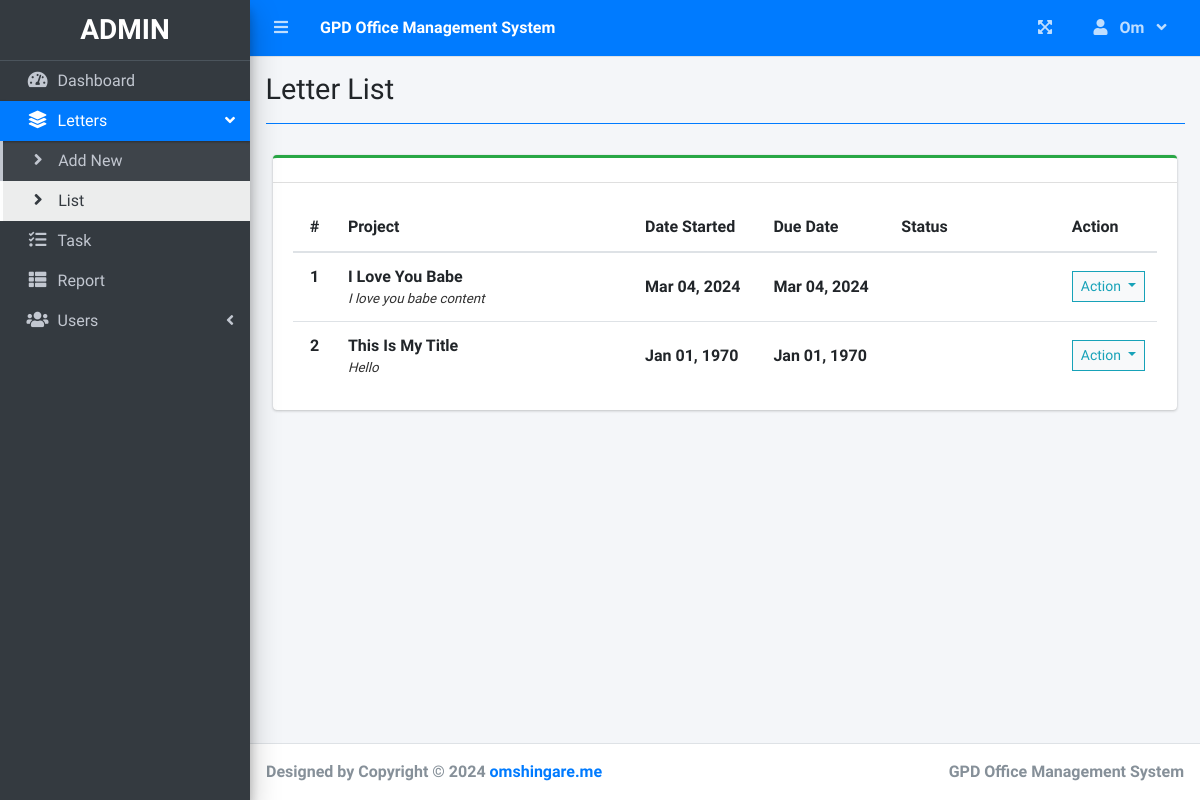
The app's page /index.php?page=letter_list (signed in), older data.
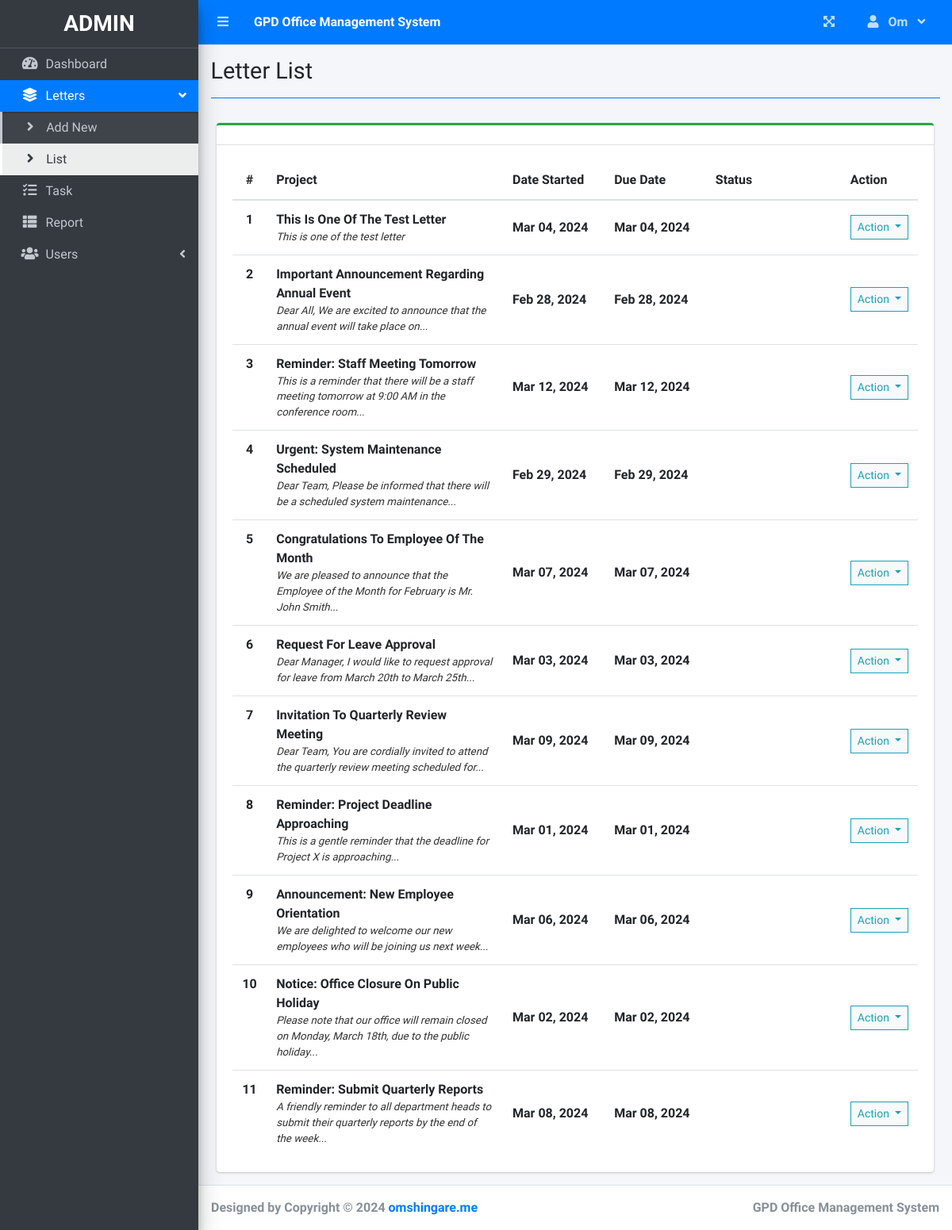
The same page, newer data.
### tables this page shows
CREATE TABLE `gpd_letters` (
  `letter_id` int(11) NOT NULL,
  `letter_creator_user_id` int(11) NOT NULL,
  `letter_title` text NOT NULL,
  `letter_content` text NOT NULL,
  `letter_status` int(11) DEFAULT 1,
  `letter_hod_remarks` text DEFAULT NULL,
  `letter_lipik_remarks` text DEFAULT NULL,
  `letter_principal_remarks` text DEFAULT NULL,
  `letter_principal_approval_date` datetime DEFAULT NULL,
  `letter_lipik_approval_date` datetime DEFAULT NULL,
  `letter_hod_approval_date` datetime DEFAULT NULL,
  `letter_created_date` date DEFAULT NULL
);

### letter_list.php (the view, shortened to what this page needs)
<?php include'db_connect.php' ?>
<div class="col-lg-12">
	<div class="card card-outline card-success">
		<div class="card-header">
		</div>
		<div class="card-body">
			<table class="table tabe-hover table-condensed" id="list">
				<colgroup>
					<col width="5%">
					<col width="35%">
					<col width="15%">
					<col width="15%">
					<col width="20%">
					<col width="10%">
				</colgroup>
				<thead>
					<tr>
						<th class="text-center">#</th>
						<th>Project</th>
						<th>Date Started</th>
						<th>Due Date</th>
						<th>Status</th>
						<th>Action</th>
					</tr>
				</thead>
				<tbody>
					<?php
					 $i = 1;
					 $where = "";
					 $qry = $conn->query("SELECT * FROM gpd_letters $where order by letter_id asc");
					while($row= $qry->fetch_assoc()):
						$trans = get_html_translation_table(HTML_ENTITIES,ENT_QUOTES);
						unset($trans["\""], $trans["<"], $trans[">"], $trans["<h2"]);
						$desc = strtr(html_entity_decode($row['letter_content']),$trans);
						$desc=str_replace(array("<li>","</li>"), array("",", "), $desc);
					?>
					<tr>
						<th class="text-center"><?php echo $i++ ?></th>
						<td>
							<p><b><?php echo ucwords($row['letter_title']) ?></b></p>
							<p class="truncate"><?php echo strip_tags($desc) ?></p>
						</td>
						<td><b><?php echo date("M d, Y",strtotime($row['letter_created_date'])) ?></b></td>
						<td><b><?php echo date("M d, Y",strtotime($row['letter_created_date'])) ?></b></td>
						<td class="text-center">
						</td>
						<td class="text-center">
							<button type="button" class="btn btn-default btn-sm btn-flat border-info wave-effect text-info dropdown-toggle" data-toggle="dropdown" aria-expanded="true">
		                      Action
		                    </button>
						</td>
					</tr>
				<?php endwhile; ?>
				</tbody>
			</table>
		</div>
	</div>
</div>

Row changes from the older to the newer data that the page shows:
removed gpd_letters: letter_title "I Love You Babe", letter_content "I love you babe content", letter_created_date "Mar 04, 2024"
removed gpd_letters: letter_title "This Is My Title", letter_content "Hello", letter_created_date "Jan 01, 1970"
added gpd_letters: letter_title "This Is One Of The Test Letter", letter_content "This is one of the test letter", letter_created_date "Mar 04, 2024"
added gpd_letters: letter_title "Important Announcement Regarding Annual Event", letter_content "Dear All, We are excited to announce that the annual event will take place on...", letter_created_date "Feb 28, 2024"
added gpd_letters: letter_title "Reminder: Staff Meeting Tomorrow", letter_content "This is a reminder that there will be a staff meeting tomorrow at 9:00 AM in the conference room...", letter_created_date "Mar 12, 2024"
added gpd_letters: letter_title "Urgent: System Maintenance Scheduled", letter_content "Dear Team, Please be informed that there will be a scheduled system maintenance...", letter_created_date "Feb 29, 2024"
added gpd_letters: letter_title "Congratulations To Employee Of The Month", letter_content "We are pleased to announce that the Employee of the Month for February is Mr. John Smith...", letter_created_date "Mar 07, 2024"
added gpd_letters: letter_title "Request For Leave Approval", letter_content "Dear Manager, I would like to request approval for leave from March 20th to March 25th...", letter_created_date "Mar 03, 2024"
added gpd_letters: letter_title "Invitation To Quarterly Review Meeting", letter_content "Dear Team, You are cordially invited to attend the quarterly review meeting scheduled for...", letter_created_date "Mar 09, 2024"
added gpd_letters: letter_title "Reminder: Project Deadline Approaching", letter_content "This is a gentle reminder that the deadline for Project X is approaching...", letter_created_date "Mar 01, 2024"
added gpd_letters: letter_title "Announcement: New Employee Orientation", letter_content "We are delighted to welcome our new employees who will be joining us next week...", letter_created_date "Mar 06, 2024"
added gpd_letters: letter_title "Notice: Office Closure On Public Holiday", letter_content "Please note that our office will remain closed on Monday, March 18th, due to the public holiday...", letter_created_date "Mar 02, 2024"
added gpd_letters: letter_title "Reminder: Submit Quarterly Reports", letter_content "A friendly reminder to all department heads to submit their quarterly reports by the end of the week...", letter_created_date "Mar 08, 2024"
